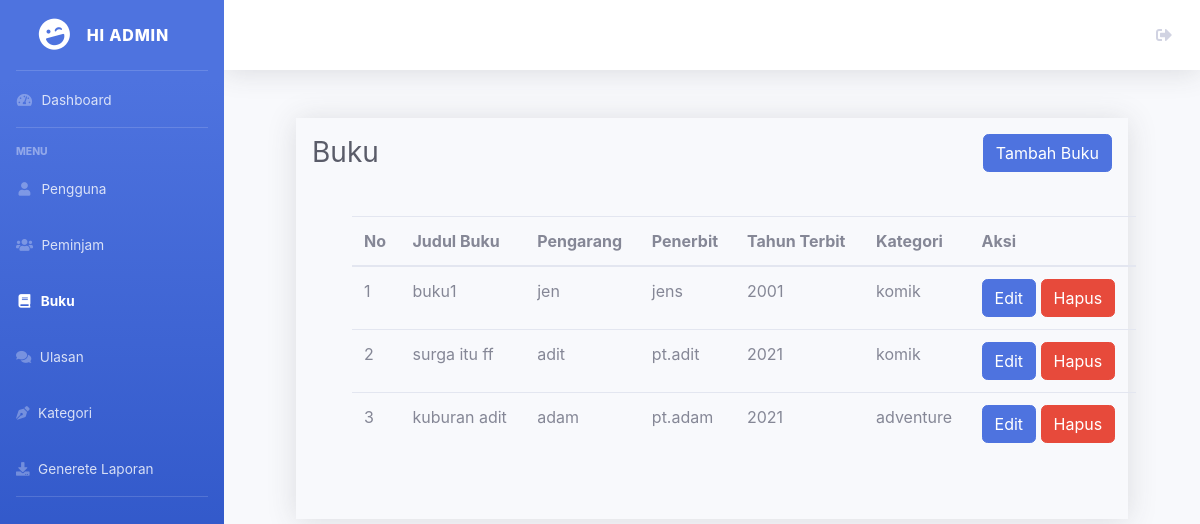
Screenshot of /admin/buku.php with the database file from the repository.
### tables this page shows
CREATE TABLE `buku` (
  `buku_id` int(11) NOT NULL,
  `perpus_id` int(11) NOT NULL,
  `judul` varchar(225) NOT NULL,
  `penulis` varchar(225) NOT NULL,
  `penerbit` varchar(225) NOT NULL,
  `tahun_terbit` int(11) NOT NULL,
  `kategori_id` int(11) NOT NULL,
  `created_at` timestamp NOT NULL DEFAULT CURRENT_TIMESTAMP ON UPDATE CURRENT_TIMESTAMP
);

CREATE TABLE `kategori_buku` (
  `kategori_id` int(11) NOT NULL,
  `nama_kategori` varchar(225) NOT NULL,
  `created_at` timestamp NOT NULL DEFAULT CURRENT_TIMESTAMP ON UPDATE CURRENT_TIMESTAMP
);

### admin/buku.php (the view, shortened to what this page needs)
<?php
include '../koneksi.php';
$query = "SELECT buku.*, kategori_buku.nama_kategori FROM buku INNER JOIN kategori_buku ON buku.kategori_id=kategori_buku.kategori_id";
$result1 = mysqli_query($koneksi, $query);
?>
<!DOCTYPE html>
<html lang="en">
<head>
    <link href="../dashboard/vendor/fontawesome-free/css/all.min.css" rel="stylesheet" type="text/css">
    <link href="../dashboard/css/sb-admin-2.min.css" rel="stylesheet">
</head>
<body id="page-top">
    <div id="wrapper">
<ul class="navbar-nav bg-gradient-primary sidebar sidebar-dark accordion" id="accordionSidebar">
<a class="sidebar-brand d-flex align-items-center justify-content-center" href="index.php">
    <div class="sidebar-brand-icon rotate-n-15">
        <i class="fas fa-laugh-wink"></i>
    </div>
    <div class="sidebar-brand-text mx-3">Hi admin</div>
</a>
<hr class="sidebar-divider my-0">
<li class="nav-item ">
    <a class="nav-link" href="index.php">
        <i class="fas fa-fw fa-tachometer-alt"></i>
        <span>Dashboard</span></a>
</li>
<hr class="sidebar-divider">
<div class="sidebar-heading">
    Menu
</div>
<li class="nav-item">
    <a class="nav-link" href="pengguna.php">
        <i class="fas fa-fw fa-user"></i>
        <span>Pengguna</span></a>
</li>
<li class="nav-item">
    <a class="nav-link" href="peminjam.php">
        <i class="fas fa-fw fa-users"></i>
        <span>Peminjam</span></a>
</li>
<li class="nav-item active">
    <a class="nav-link" href="buku.php">
        <i class="fas fa-fw fa-book"></i>
        <span>Buku</span></a>
</li>
<li class="nav-item">
    <a class="nav-link" href="ulasan.php">
    <i class="fas fa-comments"></i>
    <span>Ulasan</span></a>
</li>
<li class="nav-item">
    <a class="nav-link" href="kategori.php">
    <i class="fas fa-pen-nib"></i>
    <span>Kategori</span></a>
</li>
<li class="nav-item">
    <a class="nav-link" href="laporan.php">
    <i class="fas fa-download"></i>
    <span>Generete Laporan</span></a>
</li>
<hr class="sidebar-divider d-none d-md-block">
</ul>
        <div id="content-wrapper" class="d-flex flex-column">
            <div id="content">
                <nav class="navbar navbar-expand navbar-light bg-white topbar mb-4 static-top shadow">
                    <ul class="navbar-nav ml-auto">
                            <li class="nav-item">
                            <a href="../../login.php" class="nav-link" role="button">
                            <i class="fas fa-sign-out-alt"></i>
                            </a>
                        </li>
                    </ul>
                </nav>
                <div class="container-fluid">
                <div class="content-wrape shadow shadow p-3 m-5 bg-body-tertiary">
                    <div class="d-sm-flex align-items-center justify-content-between mb-4">
                        <h1 class="h3 mb-0 text-gray-800">Buku</h1>
                        <a href="tambah/tambah_buku.php" class="btn btn-primary">Tambah Buku</a>
                    </div>
                    <div class="row">
                        <div class="row">
<section class="content">
    <div class="container-fluid">
        <table class="table mb-5" style="margin-top: 20px; margin-left:40px">
            <thead>
                <tr>
                    <th>No</th>
                    <th>Judul Buku</th>
                    <th>Pengarang</th>
                    <th>Penerbit</th>
                    <th>Tahun Terbit</th>
                    <th>Kategori</th>
                    <th>Aksi</th>
                </tr>
            </thead>
            <tbody>
                <?php
                $i = 0;
                while ($row = mysqli_fetch_assoc($result1)) :
                    $i++;
                ?>
                    <tr>
                        <td><?php echo $i; ?></td>
                        <td><?php echo $row["judul"]; ?></td>
                        <td><?php echo $row["penulis"]; ?></td>
                        <td><?php echo $row["penerbit"]; ?></td>
                        <td><?php echo $row["tahun_terbit"]; ?></td>
                        <td><?php echo $row["nama_kategori"]; ?></td>
                        <td>
                            <a class="btn btn-primary" href='edit/edit_buku.php?id=<?php echo $row['buku_id']; ?>'>Edit</a>
                            <a href="hapus/hapus_buku.php?id=<?= $row['buku_id']?>" class="btn btn-danger" onclick="return confirm('Apakah kamu yakin ingin menghapus?')">Hapus</a>
                        </td>
                    </tr>
                <?php endwhile; ?>
            </tbody>
        </table>
    </div>
</section>
</body>
</html>

### rows the page displays
buku: judul "buku1", penulis "jen", penerbit "jens", tahun_terbit "2001", kategori.nama_kategori "komik"
buku: judul "surga itu ff", penulis "adit", penerbit "pt.adit", tahun_terbit "2021", kategori.nama_kategori "komik"
buku: judul "kuburan adit", penulis "adam", penerbit "pt.adam", tahun_terbit "2021", kategori.nama_kategori "adventure"
